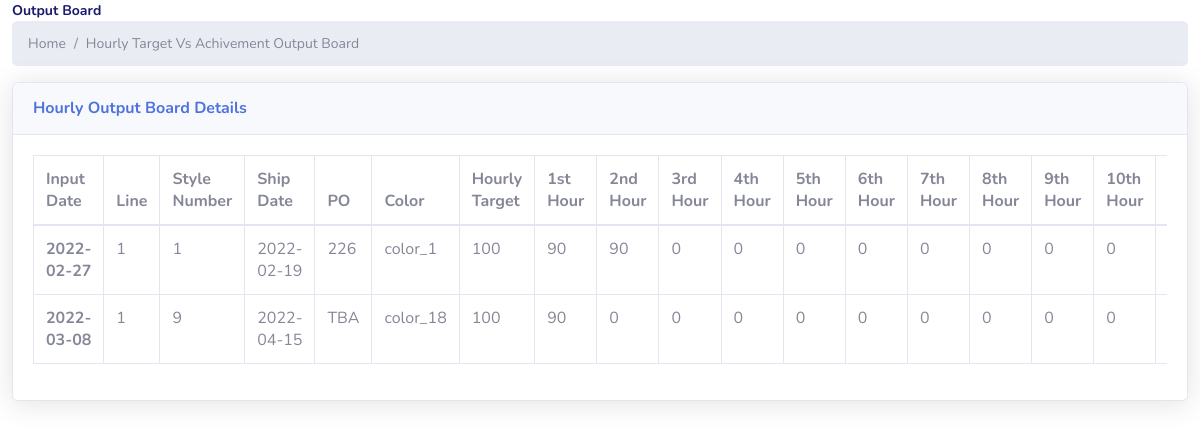
The app's page /Output_Board/hourly_target_vs_achivement_output_board.php (signed in) with its own data.
### tables this page shows
CREATE TABLE `daily_target_set_line_details` (
  `id` int(11) NOT NULL AUTO_INCREMENT,
  `line_no` int(11) NOT NULL,
  `style_details_id` int(11) NOT NULL,
  `po` varchar(30) NOT NULL,
  `color` varchar(30) NOT NULL,
  `ship_date` date NOT NULL,
  `total_daily_cutting_qty` int(11) NOT NULL,
  `total_daily_completed_quantity` int(11) NOT NULL,
  `wip` int(11) DEFAULT NULL,
  `new_target` int(11) NOT NULL,
  `input_date` date NOT NULL,
  `recording_person_id` varchar(30) NOT NULL,
  `recording_person_name` varchar(30) NOT NULL,
  `recording_time` datetime NOT NULL,
  PRIMARY KEY (`id`)
);

### Output_Board/hourly_target_vs_achivement_output_board.php (the view, shortened to what this page needs)
<?php
include('../login/db_connection_class.php');
?>
<link href="./vendor/fontawesome-free/css/all.min.css" rel="stylesheet" type="text/css">
<link href="./vendor/css/sb-admin-2.min.css" rel="stylesheet">
<link href="./vendor/datatables/dataTables.bootstrap4.min.css" rel="stylesheet">
<div class="col-sm-12 col-md-12 col-lg-12" style="font-size: 14px;">
    <div class="panel panel-default">
        <div id="element">
            <div class="panel-heading" style="color:#191970;"><b>Output Board</b></div>
            <nav aria-label="breadcrumb">
                <ol class="breadcrumb">
                    <li class="breadcrumb-item active" aria-current="page">Home</li>
                    <li class="breadcrumb-item"><a onclick="load_page('swing/swing_production_info.php')">Hourly Target Vs Achivement Output Board</a></li>
                </ol>
            </nav>
        </div>
        <?php
        $select_sql_for_duplicacy="select * from hourly_output_report_view";
        $result = mysqli_query($con,$select_sql_for_duplicacy) or die(mysqli_error($con));
        ?>
        <div class="card shadow mb-4" style="font-size: 14px;">
            <div class="card-header py-3">
                <h6 class="m-0 font-weight-bold text-primary">Hourly Output Board Details</h6>
            </div>
            <div class="card-body">
                <div class="table-responsive">
                    <table class="table table-bordered" id="dataTable" width="100%" cellspacing="0">
                        <thead>
                        <tr>
                            <th>Input Date</th>
                            <th>Line</th>
                            <th>Style Number</th>
                            <th>Ship Date</th>
                            <th>PO</th>
                            <th>Color</th>
                            <th>Hourly Target</th>
                            <th>1st Hour</th>
                            <th>2nd Hour</th>
                            <th>3rd Hour</th>
                            <th>4th Hour</th>
                            <th>5th Hour</th>
                            <th>6th Hour</th>
                            <th>7th Hour</th>
                            <th>8th Hour</th>
                            <th>9th Hour</th>
                            <th>10th Hour</th>
                            <th>11th Hour</th>
                        </tr>
                        </thead>
                        <tbody>
                        <?php
                        if(mysqli_num_rows($result)>0)
                        {
                            while( $row = mysqli_fetch_array( $result))
                            {
                                ?>
                                <tr>
                                    <th><?php echo $row['input_date'];?></th>
                                    <td><?php echo $line_no=$row['line_no'];?></td>
                                    <td><?php echo $order_details_id=$row['order_details_id'];?></td>
                                    <td><?php echo $ship_date=$row['ship_date'];?></td>
                                    <td><?php echo $po=$row['po'];?></td>
                                    <td><?php echo $color=$row['color'];?></td>
                                    <td><?php echo $new_target=$row['new_target'];?></td>
                                    <?php
                                    for ($i=1;$i<=16;$i++)
                                    {
                                        ?>
                                        <td><?php echo $row['Hour_'.$i]?></td>
                                        <?php
                                    }
                                    ?>
                                </tr>
                                <?php
                            }
                        }
                        ?>
                        </tbody>
                    </table>
                </div>
            </div>
        </div>
    </div>
</div>

### records on screen
daily_target_set_line_details: input_date "2022-02-27", line_no "1", order_details_id "1", ship_date "2022-02-19", po "226", color "color_1", new_target "100", Hour_ "90", Hour_ "0"
daily_target_set_line_details: input_date "2022-03-08", line_no "1", order_details_id "9", ship_date "2022-04-15", po "TBA", color "color_18", new_target "100", Hour_ "90", Hour_ "0"
